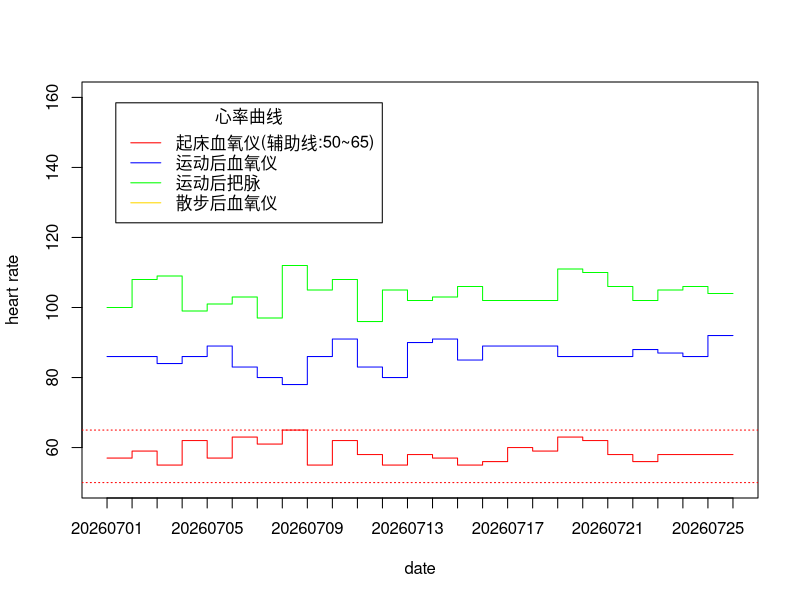

The R script that drew this image:
date <- c("20260701","20260702","20260703","20260704","20260705","20260706","20260707","20260708","20260709","20260710","20260711","20260712","20260713","20260714","20260715","20260716","20260717","20260718","20260719","20260720","20260721","20260722","20260723","20260724","20260725","20260726")
PRbpm1 <- c(57,59,55,62,57,63,61,65,55,62,58,55,58,57,55,56,60,59,63,62,58,56,58,58,58,58)
PRbpm2 <- c(86,86,84,86,89,83,80,78,86,91,83,80,90,91,85,89,89,89,86,86,86,88,87,86,92,92)
PRbpm3 <- c(NA,NA,NA,NA,NA,NA,NA,NA,NA,NA,NA,NA,NA,NA,NA,NA,115,NA,NA,NA,NA,NA,NA,NA,NA,115)
endheartrate <- c(100,108,109,99,101,103,97,112,105,108,96,105,102,103,106,102,102,102,111,110,106,102,105,106,104,104)
plot(c(1:26),PRbpm1,type="s",col="red",xaxt="n",xlab = "date",ylab="heart rate",ylim=range(50:160))
lines(c(1:26),PRbpm2,type="s",col="blue")
lines(c(1:26),PRbpm3,type="s",col="gold")
lines(c(1:26),endheartrate,type="s",col="green")
legend("topleft",inset=.05,title="心率曲线",c("起床血氧仪(辅助线:50~65)","运动后血氧仪","运动后把脉","散步后血氧仪"),lty=c(1,1,1,1),col=c("red","blue","green","gold"))
abline(h = 65,col="red",lty = 3)
abline(h = 50,col="red",lty = 3)
axis(1, c(1:26),date)
